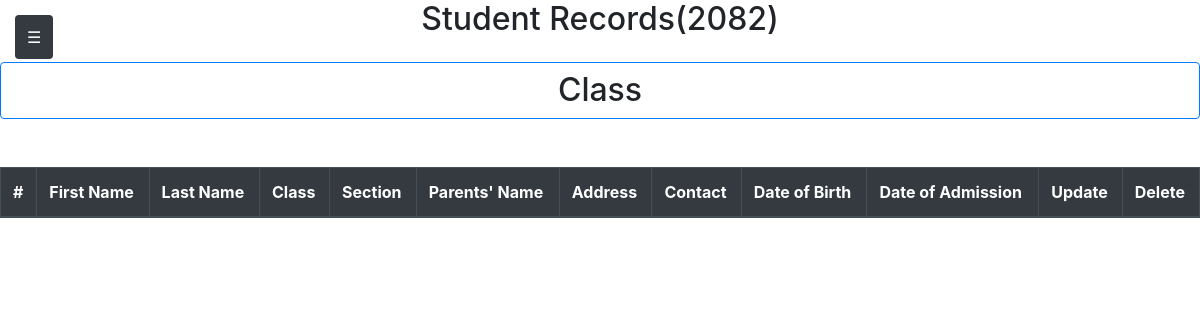
Page /student_details/ on the earlier database version.
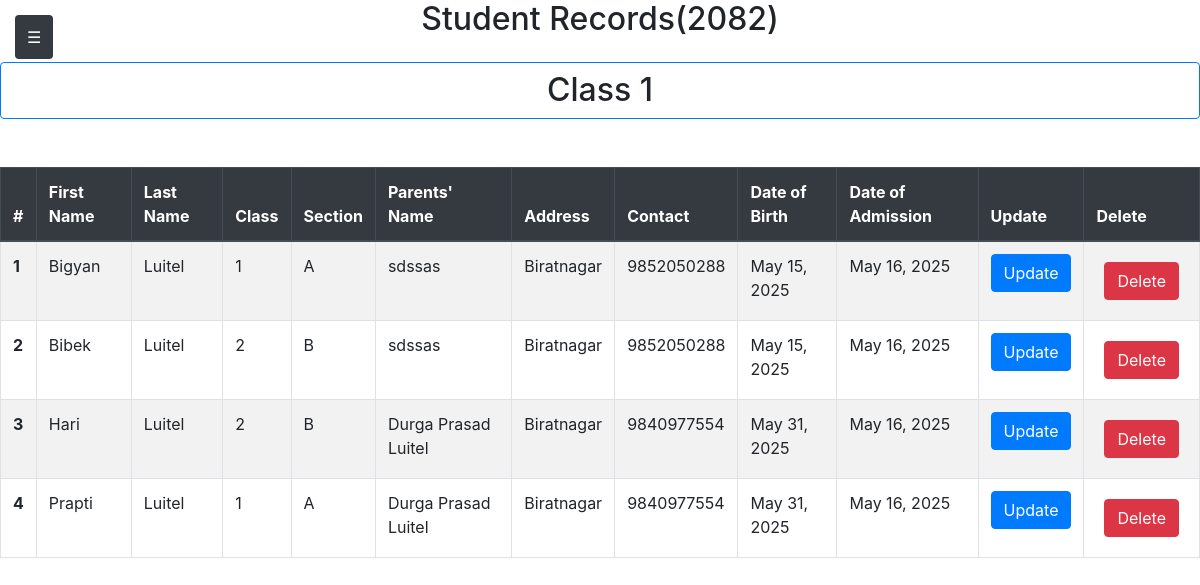
Same page on the later database version.
### school/models.py (models this page shows, shortened)
class Students(models.Model):
    student_id= models.AutoField(primary_key=True)
    first_name=models.CharField(max_length=100)
    last_name=models.CharField(max_length=100)
    class_name=models.CharField(max_length=100)
    section=models.CharField(max_length=100)
    contact=models.IntegerField()
    parents=models.CharField(max_length=100)
    address=models.CharField(max_length=100)
    date_of_birth=models.DateField()
    date_of_admission=models.DateField(auto_now=True)
    class Meta:
        ordering = ['student_id']

### school/views.py (the view)
# urls.py: path('student_details/',school_views.student_details,name='student_details'),
def student_details(request):
    class_name=request.GET.get('class_name')
    if class_name:
        students=Students.objects.filter(class_name=class_name)
    else:
        students=Students.objects.all()
    classes=Students.objects.values('class_name').distinct()
    sections=Students.objects.values('section').distinct()
    context={
        'students':students,
        'classes':classes,
        'sections':sections
    }
    return render(request,'school/student_details.html',context)

### school/templates/school/student_details.html (shortened to what this page needs)
{% extends 'base.html' %}
{% block start %}
<div class="table-responsive w-100">
    <h2 class="text-center mb-4">Student Records(2082)</h2>
        <table class="table table-striped table-bordered mt-5">
  <thead>
  <thead class="thead-dark">
    <tr>
      <th scope="col">#</th>
      <th scope="col">First Name</th>
      <th scope="col">Last Name</th>
      <th scope="col">Class</th>
      <th scope="col">Section</th>
        <th scope="col">Parents' Name</th>
        <th scope="col">Address</th>
        <th scope="col">Contact</th>
        <th scope="col">Date of Birth</th>
        <th scope="col">Date of Admission</th>
        <th scope="col">Update</th>
        <th scope="col">Delete</th>
    </tr>
  </thead>
  <tbody>
    <h2 class="text-center mb-4 p-2 border border-primary rounded">
   Class {{ students.0.class_name }}
</h2>
    {% for student in students %}
    <tr>
      <th scope="row">{{forloop.counter}}</th>
      <td>{{ student.first_name }}</td>
      <td>{{ student.last_name }}</td>
      <td>{{ student.class_name }}</td>
      <td>{{ student.section }}</td>
      <td>{{ student.parents }}</td>
      <td>{{ student.address }}</td>
      <td>{{ student.contact }}</td>
      <td>{{ student.date_of_birth }}</td>
      <td>{{ student.date_of_admission }}</td>
        <td><a href="{% url 'update_records' student.student_id %}" class="btn btn-primary">Update</a></td>
      <td>
<form method="POST" action="{% url 'delete_records' student.student_id %}" style="display:inline;">
                                  <button type="submit" class="btn btn-danger m-2">Delete</button>
      </td>
    </tr>
    {% endfor %}
  </tbody>
</table>
</div>
{% endblock %}

Differences in the rows shown:
added Students: class_name "1", first_name "Bigyan", last_name "Luitel", section "A", parents "sdssas", address "Biratnagar", contact "9852050288", date_of_birth "May 15, 2025", date_of_admission "May 16, 2025"
added Students: first_name "Bibek", last_name "Luitel", class_name "2", section "B", parents "sdssas", address "Biratnagar", contact "9852050288", date_of_birth "May 15, 2025", date_of_admission "May 16, 2025"
added Students: first_name "Hari", last_name "Luitel", class_name "2", section "B", parents "Durga Prasad Luitel", address "Biratnagar", contact "9840977554", date_of_birth "May 31, 2025", date_of_admission "May 16, 2025"
added Students: first_name "Prapti", last_name "Luitel", class_name "1", section "A", parents "Durga Prasad Luitel", address "Biratnagar", contact "9840977554", date_of_birth "May 31, 2025", date_of_admission "May 16, 2025"
